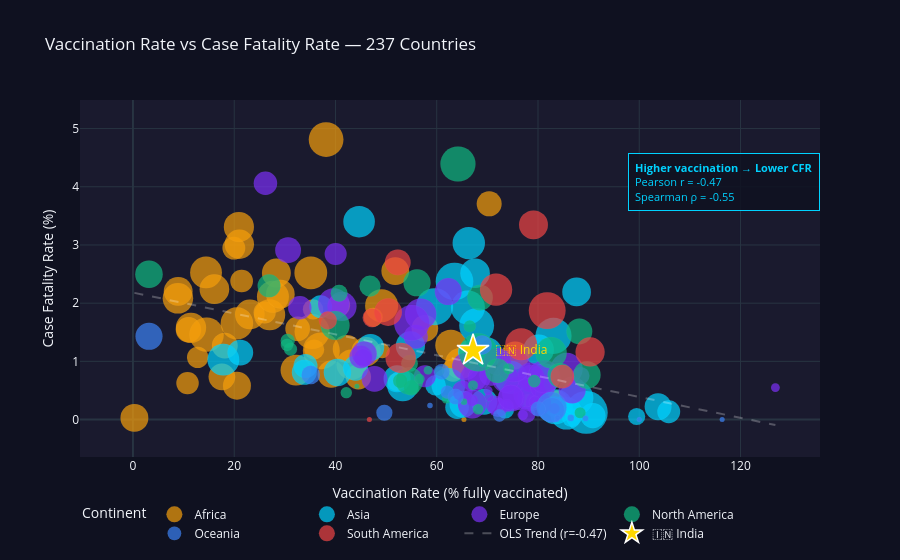

Notebook code cell kept with this figure:
### Markdown cell above
## Cell 6 — Vaccination Impact Analysis

### Code cell
# =============================================================================
# CELL 6 — Vaccination Impact Analysis
# =============================================================================

df6 = summary_df.copy()
if "case_fatality_rate" in df6.columns:
    df6["cfr_pct"] = df6["case_fatality_rate"].apply(
        lambda v: v * 100 if pd.notna(v) and v <= 1 else v)
else:
    df6["cfr_pct"] = df6["total_deaths"] / df6["total_cases"].replace(0, np.nan) * 100

vax_col = "vaccination_rate"
valid   = df6.dropna(subset=[vax_col,"cfr_pct"]).copy()
valid   = valid[(valid[vax_col] > 0) & (valid["cfr_pct"] < valid["cfr_pct"].quantile(0.98))]

z      = np.polyfit(valid[vax_col], valid["cfr_pct"], 1)
x_line = np.linspace(valid[vax_col].min(), valid[vax_col].max(), 200)
y_line = np.polyval(z, x_line)

live_pr, live_pp = scipy_stats.pearsonr( valid[vax_col], valid["cfr_pct"])
live_sr, live_sp = scipy_stats.spearmanr(valid[vax_col], valid["cfr_pct"])
print(f"Pearson  r  = {live_pr:.4f}  (p = {live_pp:.6f})")
print(f"Spearman ρ  = {live_sr:.4f}  (p = {live_sp:.6f})")

CONT_PALETTE = {"Asia":"#00d2ff","Europe":"#7b2ff7","North America":"#10b981",
                "South America":"#ef4444","Africa":"#f59e0b","Oceania":"#3b82f6"}

fig6 = go.Figure()
for cont in sorted(valid["continent"].dropna().unique() if "continent" in valid.columns else []):
    sub = valid[(valid["continent"] == cont) &
                (~valid.get("location", valid.get("iso_code", pd.Series())).str.lower().str.contains("india", na=False))]
    if sub.empty: continue
    if "population" in sub.columns:
        pop_norm = np.clip((np.log10(sub["population"].fillna(1e6).clip(lower=1e4)) - 4) /
                           (np.log10(1.5e9) - 4), 0, 1)
        msize = 5 + pop_norm * 38
    else:
        msize = 8
    loc_col = "location" if "location" in sub.columns else "iso_code"
    fig6.add_trace(go.Scatter(x=sub[vax_col], y=sub["cfr_pct"], mode="markers", name=cont,
                              marker=dict(size=msize, color=CONT_PALETTE.get(cont,"#888"),
                                          opacity=0.70, sizemode="diameter",
                                          line=dict(color="rgba(255,255,255,0.07)", width=0.5)),
                              text=sub[loc_col],
                              hovertemplate="<b>%{text}</b><br>Vax: %{x:.1f}%<br>CFR: %{y:.3f}%<extra></extra>"))

fig6.add_trace(go.Scatter(x=x_line, y=y_line, mode="lines",
                          name=f"OLS Trend (r={live_pr:.2f})",
                          line=dict(color="rgba(255,255,255,0.25)", width=2, dash="dash"),
                          hoverinfo="skip"))

india_r = valid[valid.get("location", valid.get("iso_code", pd.Series())) == "India"]
if india_r.empty and "iso_code" in valid.columns:
    india_r = valid[valid["iso_code"] == "IND"]
if not india_r.empty:
    fig6.add_trace(go.Scatter(x=[india_r[vax_col].values[0]], y=[india_r["cfr_pct"].values[0]],
                              mode="markers+text", name="🇮🇳 India",
                              marker=dict(size=24, color="#ffd700", symbol="star",
                                          line=dict(color="white", width=1.5)),
                              text=["  🇮🇳 India"], textposition="middle right",
                              textfont=dict(color="#ffd700", size=12)))

fig6.add_annotation(x=valid[vax_col].max()*0.92, y=valid["cfr_pct"].max()*0.85,
                    text=f"<b>Higher vaccination → Lower CFR</b><br>Pearson r = {live_pr:.2f}<br>Spearman ρ = {live_sr:.2f}",
                    showarrow=False, font=dict(size=11, color="#00d2ff"), align="left",
                    bgcolor="rgba(15,17,32,0.85)", bordercolor="#00d2ff",
                    borderwidth=1, borderpad=6)

fig6.update_layout(template="plotly_dark",
                   title="Vaccination Rate vs Case Fatality Rate — 237 Countries",
                   xaxis_title="Vaccination Rate (% fully vaccinated)",
                   yaxis_title="Case Fatality Rate (%)",
                   height=560, paper_bgcolor="#0f1120", plot_bgcolor="#1a1a2e",
                   legend=dict(orientation="h", y=-0.12), legend_title_text="Continent")
fig6.show()

### Figure 1 — Plotly figure (JSON) as saved in the notebook; plotly's stock layout.template omitted (floating-point values rounded to 4 significant figures; data arrays with more than 128 entries replaced by an {"elided": "..."} marker saying what was removed)
{"data": [{"hovertemplate": "<b>%{text}</b><br>Vax: %{x:.1f}%<br>CFR: %{y:.3f}%<extra></extra>", "marker": {"color": "#f59e0b", "line": {"color": "rgba(255,255,255,0.07)", "width": 0.5}, "opacity": 0.7, "size": [31.81, 31.07, 27.95, 22.77, 29.63, 27.83, 30.3, 18.02, 25.16, 28.85, 19.11, 25.38, 30.33, 34.33, 20.05, 34.7, 21.33, 20.27, 35.04, 22.46, 22.86, 30.88, 28.06, 22.06, 32.4, 22.35, 25.0, 25.8, 30.49, 29.3, 29.62, 24.64, 20.52, 31.23, 30.83, 22.69, 30.1, 36.86, 28.05, 5.0, 14.96, 28.77, 12.56, 26.55, 32.73, 27.3, 33.02, 26.63, 27.7, 31.98, 29.24, 28.59], "sizemode": "diameter"}, "mode": "markers", "name": "Africa", "text": ["Algeria", "Angola", "Benin", "Botswana", "Burkina Faso", "Burundi", "Cameroon", "Cape Verde", "Central African Republic", "Chad", "Comoros", "Congo", "Cote d'Ivoire", "Democratic Republic of Congo", "Djibouti", "Egypt", "Equatorial Guinea", "Eswatini", "Ethiopia", "Gabon", "Gambia", "Ghana", "Guinea", "Guinea-Bissau", "Kenya", "Lesotho", "Liberia", "Libya", "Madagascar", "Malawi", "Mali", "Mauritania", "Mauritius", "Morocco", "Mozambique", "Namibia", "Niger", "Nigeria", "Rwanda", "Saint Helena", "Sao Tome and Principe", "Senegal", "Seychelles", "Sierra Leone", "South Africa", "South Sudan", "Tanzania", "Togo", "Tunisia", "Uganda", "Zambia", "Zimbabwe"], "type": "scatter", "x": [14.43, 27.0, 20.54, 63.24, 23.08, 0.2818, 11.45, 52.05, 44.54, 28.33, 47.45, 10.96, 43.2, 14.54, 35.79, 38.15, 12.78, 35.56, 35.38, 10.78, 19.93, 32.2, 42.24, 26.01, 20.53, 40.68, 70.36, 18.15, 8.878, 21.01, 16.08, 32.53, 83.74, 62.8, 64.7, 21.46, 20.92, 37.2, 75.49, 65.38, 49.25, 8.932, 78.0, 57.66, 35.13, 39.16, 49.11, 17.56, 51.81, 27.64, 46.03, 29.11], "y": [2.528, 1.802, 0.5814, 0.847, 1.807, 0.02749, 1.576, 0.6468, 0.7318, 2.519, 1.757, 1.542, 0.9442, 1.459, 1.205, 4.812, 1.068, 1.894, 1.511, 0.6259, 2.946, 0.8497, 1.213, 1.841, 1.653, 1.962, 3.707, 1.269, 2.083, 3.012, 2.24, 1.561, 0.327, 1.275, 0.963, 2.381, 3.31, 1.181, 1.102, 0.0, 1.182, 2.203, 0.3315, 1.567, 2.519, 0.781, 1.957, 0.7336, 2.551, 2.11, 1.165, 2.155]}, {"hovertemplate": "<b>%{text}</b><br>Vax: %{x:.1f}%<br>CFR: %{y:.3f}%<extra></extra>", "marker": {"color": "#00d2ff", "line": {"color": "rgba(255,255,255,0.07)", "width": 0.5}, "opacity": 0.7, "size": [31.53, 22.94, 27.14, 20.92, 36.08, 18.9, 17.13, 28.67, 42.84, 20.62, 23.89, 37.6, 33.98, 31.78, 26.84, 35.05, 27.41, 29.14, 24.31, 25.71, 26.12, 25.11, 30.92, 17.62, 23.58, 32.41, 30.58, 24.53, 37.1, 24.97, 34.83, 22.84, 31.14, 25.2, 32.27, 29.51, 27.01, 33.3, 33.86, 26.84, 30.98, 34.31], "sizemode": "diameter"}, "mode": "markers", "name": "Asia", "text": ["Afghanistan", "Armenia", "Azerbaijan", "Bahrain", "Bangladesh", "Bhutan", "Brunei", "Cambodia", "China", "East Timor", "Georgia", "Indonesia", "Iran", "Iraq", "Israel", "Japan", "Jordan", "Kazakhstan", "Kuwait", "Kyrgyzstan", "Laos", "Lebanon", "Malaysia", "Maldives", "Mongolia", "Myanmar", "Nepal", "Oman", "Pakistan", "Palestine", "Philippines", "Qatar", "Saudi Arabia", "Singapore", "South Korea", "Sri Lanka", "Tajikistan", "Thailand", "Turkey", "United Arab Emirates", "Uzbekistan", "Vietnam"], "type": "scatter", "x": [44.67, 37.07, 46.94, 83.33, 83.07, 86.61, 99.49, 87.63, 89.54, 59.77, 34.08, 63.51, 66.16, 17.85, 65.19, 83.4, 40.39, 54.79, 78.39, 21.2, 69.36, 43.98, 81.18, 73.53, 64.02, 66.33, 80.11, 66.62, 59.57, 33.85, 67.88, 105.8, 69.86, 90.85, 85.64, 67.57, 52.17, 74.6, 62.31, 103.7, 53.29, 87.55], "y": [3.4, 1.941, 1.239, 0.2205, 1.438, 0.03349, 0.05148, 2.194, 0.1231, 0.5882, 0.9203, 2.373, 1.925, 1.029, 0.2625, 0.221, 0.8084, 1.268, 0.3851, 1.151, 0.3063, 0.8829, 0.7035, 0.1693, 0.2112, 3.032, 1.199, 1.159, 1.939, 0.8117, 1.615, 0.1341, 1.146, 0.06733, 0.1039, 2.513, 0.7028, 0.7234, 0.5964, 0.2201, 0.5803, 0.3717]}, {"hovertemplate": "<b>%{text}</b><br>Vax: %{x:.1f}%<br>CFR: %{y:.3f}%<extra></extra>", "marker": {"color": "#7b2ff7", "line": {"color": "rgba(255,255,255,0.07)", "width": 0.5}, "opacity": 0.7, "size": [23.01, 11.62, 26.67, 26.87, 27.51, 23.42, 25.79, 24.13, 19.33, 27.18, 25.33, 20.58, 10.32, 25.14, 33.13, 33.79, 8.775, 27.14, 10.88, 27.01, 16.54, 24.83, 11.81, 32.69, 12.67, 21.65, 22.91, 18.3, 17.68, 23.46, 9.127, 18.19, 28.82, 22.04, 25.08, 31.43, 27.11, 29.18, 35.54, 8.873, 25.83, 25.2, 22.08, 32.0, 27.19, 31.42, 33.11], "sizemode": "diameter"}, "mode": "markers", "name": "Europe", "text": ["Albania", "Andorra", "Austria", "Belarus", "Belgium", "Bosnia and Herzegovina", "Bulgaria", "Croatia", "Cyprus", "Czechia", "Denmark", "Estonia", "Faroe Islands", "Finland", "France", "Germany", "Gibraltar", "Greece", "Guernsey", "Hungary", "Iceland", "Ireland", "Isle of Man", "Italy", "Jersey", "Latvia", "Lithuania", "Luxembourg", "Malta", "Moldova", "Monaco", "Montenegro", "Netherlands", "North Macedonia", "Norway", "Poland", "Portugal", "Romania", "Russia", "San Marino", "Serbia", "Slovakia", "Slovenia", "Spain", "Sweden", "Ukraine", "United Kingdom"], "type": "scatter", "x": [45.01, 67.01, 74.76, 67.28, 78.68, 26.17, 30.64, 55.87, 72.11, 65.71, 80.11, 65.06, 76.99, 78.46, 78.44, 76.24, 126.9, 73.64, 83.23, 62.28, 77.82, 80.94, 79.38, 81.21, 73.9, 70.57, 68.4, 71.45, 88.43, 32.97, 70.34, 45.43, 67.0, 40.04, 74.61, 56.83, 86.75, 41.28, 55.08, 70.15, 47.71, 45.68, 57.66, 85.66, 71.98, 39.65, 75.19], "y": [1.076, 0.3311, 0.3705, 0.7161, 0.7047, 4.061, 2.91, 1.424, 0.2084, 0.9137, 0.2821, 0.4911, 0.08079, 0.7645, 0.431, 0.4552, 0.5499, 0.6919, 0.1897, 2.199, 0.08841, 0.5584, 0.3052, 0.7367, 0.2425, 0.7645, 0.7164, 0.2541, 0.7508, 1.921, 0.39, 1.056, 0.266, 2.843, 0.3789, 1.81, 0.5086, 1.943, 1.661, 0.4982, 0.6989, 1.13, 0.7433, 0.8716, 0.9945, 1.987, 0.9294]}, {"hovertemplate": "<b>%{text}</b><br>Vax: %{x:.1f}%<br>CFR: %{y:.3f}%<extra></extra>", "marker": {"color": "#10b981", "line": {"color": "rgba(255,255,255,0.07)", "width": 0.5}, "opacity": 0.7, "size": [6.474, 12.14, 12.54, 16.84, 15.64, 16.8, 10.93, 8.173, 8.641, 31.32, 11.15, 24.93, 27.39, 14.41, 11.33, 27.39, 25.57, 10.52, 13.06, 28.87, 27.49, 27.16, 23.0, 35.14, 5.0, 25.86, 24.41, 9.98, 14.21, 12.47, 9.738, 21.04, 9.847, 38.25], "sizemode": "diameter"}, "mode": "markers", "name": "North America", "text": ["Anguilla", "Antigua and Barbuda", "Aruba", "Bahamas", "Barbados", "Belize", "Bermuda", "Bonaire Sint Eustatius and Saba", "British Virgin Islands", "Canada", "Cayman Islands", "Costa Rica", "Cuba", "Curacao", "Dominica", "Dominican Republic", "El Salvador", "Greenland", "Grenada", "Guatemala", "Haiti", "Honduras", "Jamaica", "Mexico", "Montserrat", "Nicaragua", "Panama", "Saint Kitts and Nevis", "Saint Lucia", "Saint Vincent and the Grenadines", "Sint Maarten (Dutch part)", "Trinidad and Tobago", "Turks and Caicos Islands", "United States"], "type": "scatter", "x": [65.38, 66.53, 79.25, 40.73, 55.05, 54.63, 74.22, 61.87, 58.28, 82.59, 88.32, 84.35, 89.67, 52.77, 42.14, 54.6, 68.56, 68.17, 31.11, 39.94, 3.162, 56.11, 26.88, 64.19, 44.23, 88.17, 72.0, 56.63, 30.56, 30.43, 60.58, 46.82, 67.16, 68.18], "y": [0.3074, 1.603, 0.6603, 2.17, 0.5461, 0.9634, 0.8749, 0.3439, 0.8469, 1.147, 0.1176, 0.7591, 0.7659, 0.6647, 0.4611, 0.6631, 2.095, 0.1754, 1.209, 1.616, 2.496, 2.35, 2.297, 4.391, 0.5702, 1.514, 0.8373, 0.6962, 1.354, 1.282, 0.8325, 2.292, 0.5878, 1.154]}, {"hovertemplate": "<b>%{text}</b><br>Vax: %{x:.1f}%<br>CFR: %{y:.3f}%<extra></extra>", "marker": {"color": "#3b82f6", "line": {"color": "rgba(255,255,255,0.07)", "width": 0.5}, "opacity": 0.7, "size": [30.09, 6.698, 19.45, 15.91, 13.21, 5.76, 15.74, 24.93, 5.0, 27.07, 5.0, 14.89, 18.65, 5.0, 12.55, 5.4, 16.12, 5.472], "sizemode": "diameter"}, "mode": "markers", "name": "Oceania", "text": ["Australia", "Cook Islands", "Fiji", "French Polynesia", "Kiribati", "Nauru", "New Caledonia", "New Zealand", "Niue", "Papua New Guinea", "Pitcairn", "Samoa", "Solomon Islands", "Tokelau", "Tonga", "Tuvalu", "Vanuatu", "Wallis and Futuna"], "type": "scatter", "x": [82.7, 86.47, 68.96, 60.99, 62.08, 89.4, 63.74, 82.77, 83.76, 3.167, 100.0, 80.02, 35.12, 116.4, 72.39, 83.86, 49.66, 58.67], "y": [0.2128, 0.02723, 1.282, 0.8188, 0.472, 0.01854, 0.3917, 0.1623, 0.0, 1.43, 0.0, 0.1817, 0.7667, 0.0, 0.07069, 0.03398, 0.1165, 0.2394]}, {"hovertemplate": "<b>%{text}</b><br>Vax: %{x:.1f}%<br>CFR: %{y:.3f}%<extra></extra>", "marker": {"color": "#ef4444", "line": {"color": "rgba(255,255,255,0.07)", "width": 0.5}, "opacity": 0.7, "size": [31.86, 27.66, 36.81, 29.17, 32.27, 28.9, 5.0, 19.01, 25.79, 18.15, 23.61, 30.34], "sizemode": "diameter"}, "mode": "markers", "name": "South America", "text": ["Argentina", "Bolivia", "Brazil", "Chile", "Colombia", "Ecuador", "Falkland Islands", "Guyana", "Paraguay", "Suriname", "Uruguay", "Venezuela"], "type": "scatter", "x": [76.69, 50.4, 81.82, 90.29, 71.72, 79.11, 46.7, 47.23, 52.31, 38.49, 84.82, 52.88], "y": [1.294, 1.847, 1.872, 1.161, 2.233, 3.346, 0.0, 1.749, 2.702, 1.704, 0.7377, 1.06]}, {"hoverinfo": "skip", "line": {"color": "rgba(255,255,255,0.25)", "dash": "dash", "width": 2}, "mode": "lines", "name": "OLS Trend (r=-0.47)", "type": "scatter", "x": {"elided": "200 float values"}, "y": {"elided": "200 float values"}}, {"marker": {"color": "#ffd700", "line": {"color": "white", "width": 1.5}, "size": 24, "symbol": "star"}, "mode": "markers+text", "name": "🇮🇳 India", "text": ["  🇮🇳 India"], "textfont": {"color": "#ffd700", "size": 12}, "textposition": "middle right", "type": "scatter", "x": [67.18], "y": [1.185]}], "layout": {"annotations": [{"align": "left", "bgcolor": "rgba(15,17,32,0.85)", "bordercolor": "#00d2ff", "borderpad": 6, "borderwidth": 1, "font": {"color": "#00d2ff", "size": 11}, "showarrow": false, "text": "<b>Higher vaccination → Lower CFR</b><br>Pearson r = -0.47<br>Spearman ρ = -0.55", "x": 116.7, "y": 4.09}], "height": 560, "legend": {"orientation": "h", "title": {"text": "Continent"}, "y": -0.12}, "paper_bgcolor": "#0f1120", "plot_bgcolor": "#1a1a2e", "title": {"text": "Vaccination Rate vs Case Fatality Rate — 237 Countries"}, "xaxis": {"title": {"text": "Vaccination Rate (% fully vaccinated)"}}, "yaxis": {"title": {"text": "Case Fatality Rate (%)"}}}}
